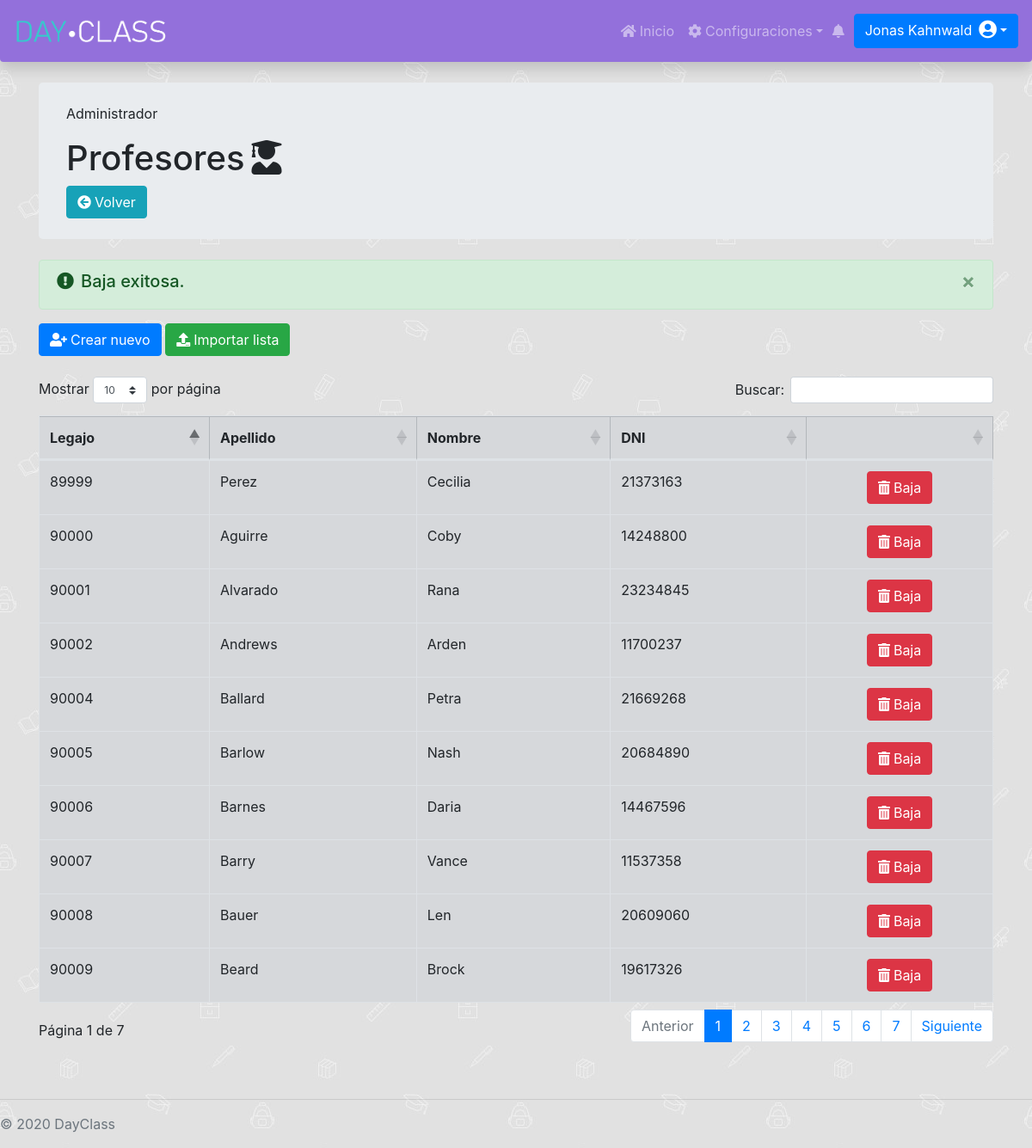
/Administrador/ConfiguracionSistema/Profesores/configProf.php?resultado=3 (signed in), run on the app's committed database.
### tables this page shows
CREATE TABLE `profesor` (
  `id` int(11) NOT NULL AUTO_INCREMENT,
  `apellidoProf` varchar(255) DEFAULT NULL,
  `contraseniaProf` varchar(255) DEFAULT NULL,
  `dniProf` int(11) NOT NULL,
  `emailProf` varchar(255) DEFAULT NULL,
  `fechaAltaProf` date DEFAULT NULL,
  `fechaBajaProf` date DEFAULT NULL,
  `fechaNacProf` date DEFAULT NULL,
  `legajoProf` varchar(255) NOT NULL,
  `nombreProf` varchar(255) DEFAULT NULL,
  `permiso_id` int(11) DEFAULT NULL,
  PRIMARY KEY (`id`),
  KEY `FK62q9qdgk50ph2cra8pt464rpp` (`permiso_id`)
);

### Administrador/ConfiguracionSistema/Profesores/configProf.php (the view, shortened to what this page needs)
<link rel="stylesheet" href="https://cdnjs.cloudflare.com/ajax/libs/twitter-bootstrap/4.1.3/css/bootstrap.css">
<link rel="stylesheet" href="https://cdn.datatables.net/1.10.21/css/dataTables.bootstrap4.min.css">
<div class="container">
    <div class="jumbotron my-4 py-4">
        <p class="card-text">Administrador</p>
        <h1>Profesores<i class="fa fa-user-graduate ml-2"></i></h1>
        <a href="../../index.php" class="btn btn-info"><i class="fa fa-arrow-circle-left mr-1"></i>Volver</a>
    </div>
    <?php
    if(isset($_GET["resultado"])){
        switch ($_GET["resultado"]) {
                 case 3:
                    echo "<div class='alert alert-success alert-dismissible fade show' role='alert'>
                            <h5><i class='fa fa-exclamation-circle mr-2'></i>Baja exitosa.</h5>
                            <button type='button' class='close' data-dismiss='alert' aria-label='Close'>
                            <span aria-hidden='true'>&times;</span>
                            </button>
                        </div>";
                    break;
        }
    }
    ?>
    <div class="my-3">
        <button class="btn btn-primary" data-toggle="modal" data-target="#staticBackdrop"><i class="fa fa-user-plus mr-1"></i>Crear nuevo</button>
        <button class="btn btn-success" data-toggle="modal" data-target="#staticBackdrop1"><i class="fa fa-upload mr-1"></i>Importar lista</button>
    </div>
    <div class="my-4 table-responsive">
        <table id="dataTable" class="table table-secondary table-bordered table-hover">
            <thead>
                <th>Legajo</th>
                <th>Apellido</th>
                <th>Nombre </th>
                <th>DNI</th>
                <th></th>
            </thead>
            <tbody>
                <?php
                include "../../../databaseConection.php";
                $consulta1 = $con->query("SELECT `apellidoProf`,`nombreProf`,`legajoProf`,`dniProf`, `id` FROM `profesor` WHERE `fechaBajaProf` IS NULL ORDER by apellidoProf ASC");
                while ($resultado1 = $consulta1->fetch_assoc()) {
                    $url = 'bajaProf.php?id='.$resultado1["id"];
                    $id = $resultado1["id"];
                        echo "<tr>
                    <td>" . $resultado1['legajoProf'] . "</td>
                    <td>" . $resultado1['apellidoProf'] . "</td>
                    <td>" . $resultado1['nombreProf'] . "</td>
                    <td>" . $resultado1['dniProf'] . "</td>
                    <td class='text-center'><a class='btn btn-danger' data-emp-id=".$id." onclick='return confirmDelete()' href='$url'><i class='fa fa-trash mr-1'></i>Baja</a></td>
                    </tr>";
                }
                ?>
            </tbody>
        </table>
    </div>
</div>

### DayClassStyle.css (style rules this page uses)
.dayclassnav { background-color: mediumpurple; }
.abajo-pagina { position: absolute; bottom: auto; width: 100%; }
body { padding-top: 4.5rem; background-image: url("/DayClass/images/school.jpg"); background-repeat: repeat; background-attachment: fixed; }

### data on the page
profesor: legajoProf "90000", apellidoProf "Aguirre", nombreProf "Coby", dniProf "14248800"
profesor: legajoProf "90001", apellidoProf "Alvarado", nombreProf "Rana", dniProf "23234845"
profesor: legajoProf "90002", apellidoProf "Andrews", nombreProf "Arden", dniProf "11700237"
profesor: legajoProf "90004", apellidoProf "Ballard", nombreProf "Petra", dniProf "21669268"
profesor: legajoProf "90005", apellidoProf "Barlow", nombreProf "Nash", dniProf "20684890"
profesor: legajoProf "90006", apellidoProf "Barnes", nombreProf "Daria", dniProf "14467596"
profesor: legajoProf "90007", apellidoProf "Barry", nombreProf "Vance", dniProf "11537358"
profesor: legajoProf "90008", apellidoProf "Bauer", nombreProf "Len", dniProf "20609060"
profesor: legajoProf "90009", apellidoProf "Beard", nombreProf "Brock", dniProf "19617326"
profesor: legajoProf "89999", apellidoProf "Perez", nombreProf "Cecilia", dniProf "21373163"
